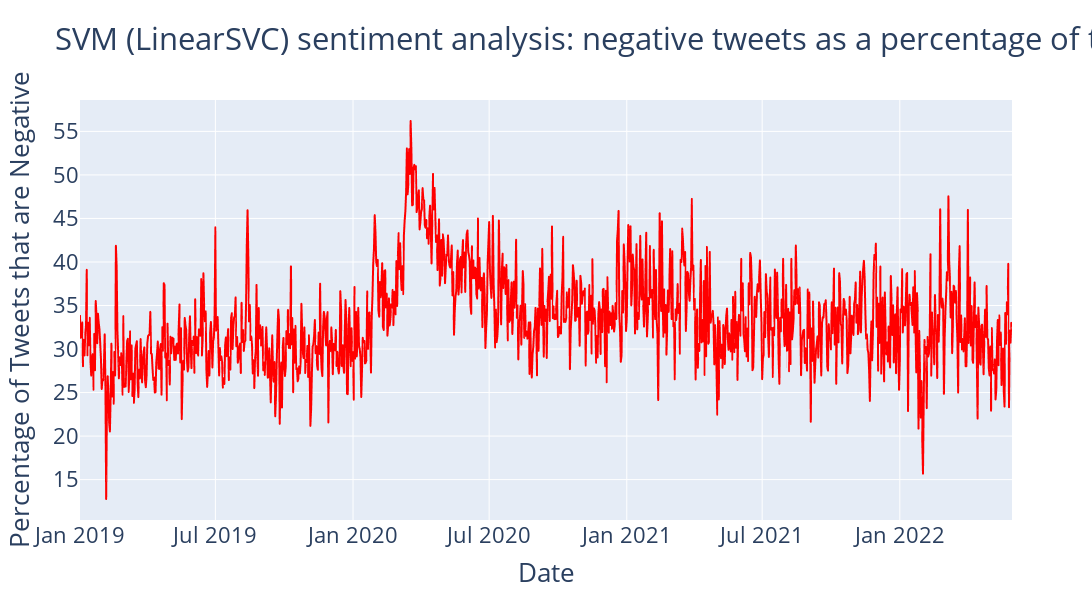

The notebook cell this image was saved under:
### Code cell
fig = px.line(negativeSentimentProportionDf, x='day', y='percentNegative', title = "SVM (LinearSVC) sentiment analysis: negative tweets as a percentage of total Tweets collected", width=1800, height=600,

labels={
                     "day": "Date",
                     "percentNegative": "Percentage of Tweets that are Negative"
                 }
)

fig.update_traces(line_color='red')
fig.update_layout(font = dict(size = 22))
           
fig.show()

### Figure 1 — Plotly figure (JSON) as saved in the notebook; plotly's stock layout.template omitted (floating-point values rounded to 4 significant figures; data arrays with more than 128 entries replaced by an {"elided": "..."} marker saying what was removed)
{"data": [{"hovertemplate": "Date=%{x}<br>Percentage of Tweets that are Negative=%{y}<extra></extra>", "legendgroup": "", "line": {"color": "red", "dash": "solid"}, "marker": {"symbol": "circle"}, "mode": "lines", "name": "", "showlegend": false, "type": "scattergl", "x": {"elided": "1247 str values"}, "xaxis": "x", "y": {"elided": "1247 float values"}, "yaxis": "y"}], "layout": {"font": {"size": 22}, "height": 600, "legend": {"tracegroupgap": 0}, "title": {"text": "SVM (LinearSVC) sentiment analysis: negative tweets as a percentage of total Tweets collected"}, "width": 1800, "xaxis": {"anchor": "y", "domain": [0, 1], "title": {"text": "Date"}}, "yaxis": {"anchor": "x", "domain": [0, 1], "title": {"text": "Percentage of Tweets that are Negative"}}}}
